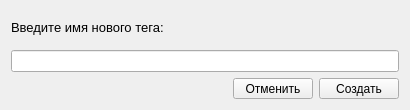
<?xml version="1.0" encoding="UTF-8"?>
<ui version="4.0">
 <class>Form</class>
 <widget class="QWidget" name="Form">
  <property name="geometry">
   <rect>
    <x>0</x>
    <y>0</y>
    <width>410</width>
    <height>110</height>
   </rect>
  </property>
  <property name="minimumSize">
   <size>
    <width>342</width>
    <height>92</height>
   </size>
  </property>
  <property name="maximumSize">
   <size>
    <width>410</width>
    <height>110</height>
   </size>
  </property>
  <property name="windowTitle">
   <string>Form</string>
  </property>
  <layout class="QGridLayout" name="gridLayout">
   <item row="0" column="0">
    <widget class="QLabel" name="label">
     <property name="font">
      <font>
       <pointsize>10</pointsize>
      </font>
     </property>
     <property name="text">
      <string>Введите имя нового тега:</string>
     </property>
    </widget>
   </item>
   <item row="2" column="2">
    <widget class="QPushButton" name="pushButton_apply">
     <property name="minimumSize">
      <size>
       <width>80</width>
       <height>21</height>
      </size>
     </property>
     <property name="maximumSize">
      <size>
       <width>80</width>
       <height>21</height>
      </size>
     </property>
     <property name="text">
      <string>Создать</string>
     </property>
    </widget>
   </item>
   <item row="1" column="0" colspan="3">
    <widget class="QLineEdit" name="lineEdit"/>
   </item>
   <item row="2" column="1">
    <widget class="QPushButton" name="pushButton_cancel">
     <property name="minimumSize">
      <size>
       <width>80</width>
       <height>21</height>
      </size>
     </property>
     <property name="maximumSize">
      <size>
       <width>80</width>
       <height>21</height>
      </size>
     </property>
     <property name="text">
      <string>Отменить</string>
     </property>
    </widget>
   </item>
  </layout>
 </widget>
 <resources/>
 <connections/>
</ui>
